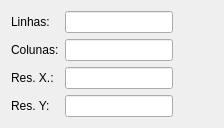
             <widget class="QWidget" name="aditionalGridPage">
              <layout class="QHBoxLayout">
               <item>
                <layout class="QGridLayout">
                 <item row="0" column="0">
                  <widget class="QLabel" name="label_12">
                   <property name="text">
                    <string>Linhas:</string>
                   </property>
                  </widget>
                 </item>
                 <item row="0" column="1">
                  <widget class="QLineEdit" name="additionalMapLinhasGridLed">
                   <property name="enabled">
                    <bool>true</bool>
                   </property>
                   <property name="readOnly">
                    <bool>true</bool>
                   </property>
                  </widget>
                 </item>
                 <item row="1" column="0">
                  <widget class="QLabel" name="label_23">
                   <property name="text">
                    <string>Colunas:</string>
                   </property>
                  </widget>
                 </item>
                 <item row="1" column="1">
                  <widget class="QLineEdit" name="additionalMapColunasGridLed">
                   <property name="enabled">
                    <bool>true</bool>
                   </property>
                   <property name="readOnly">
                    <bool>true</bool>
                   </property>
                  </widget>
                 </item>
                 <item row="2" column="0">
                  <widget class="QLabel" name="label_24">
                   <property name="text">
                    <string>Res. X.:</string>
                   </property>
                  </widget>
                 </item>
                 <item row="2" column="1">
                  <widget class="QLineEdit" name="additionalMapResXGridLed">
                   <property name="enabled">
                    <bool>true</bool>
                   </property>
                   <property name="readOnly">
                    <bool>true</bool>
                   </property>
                  </widget>
                 </item>
                 <item row="3" column="0">
                  <widget class="QLabel" name="label_25">
                   <property name="text">
                    <string>Res. Y:</string>
                   </property>
                  </widget>
                 </item>
                 <item row="3" column="1">
                  <widget class="QLineEdit" name="additionalMapResYGridLed">
                   <property name="enabled">
                    <bool>true</bool>
                   </property>
                   <property name="readOnly">
                    <bool>true</bool>
                   </property>
                  </widget>
                 </item>
                </layout>
               </item>
               <item>
                <spacer>
                 <property name="orientation">
                  <enum>Qt::Horizontal</enum>
                 </property>
                 <property name="sizeHint" stdset="0">
                  <size>
                   <width>40</width>
                   <height>20</height>
                  </size>
                 </property>
                </spacer>
               </item>
              </layout>
             </widget>
